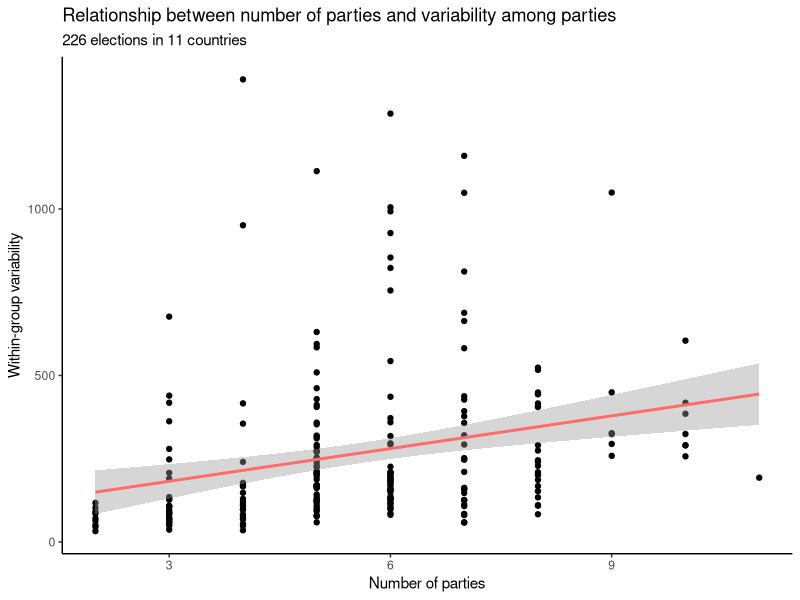

R code for this plot:
## ---- chunk 1
library(tidyverse)
elections <- read_csv("data/elections_export.csv")
elections |> 
  ggplot(aes(x = parties, y = wgv)) + 
  geom_point() + geom_smooth(method = "lm", color = "indianred1") + 
  labs(x = "Number of parties",
       y = "Within-group variability",
       title = "Relationship between number of parties and variability among parties",
       subtitle = "226 elections in 11 countries") + theme_classic()
## ---- chunk 2
elections_sys <- read_csv("data/elections_sys_export.csv")

elections_sys |> group_by(systfam) |> 
  summarize(mean_wgv = mean(wgv)) |> 
  knitr::kable(digits = 1, 
               col.names = c("System Family", "Average WGV"))
